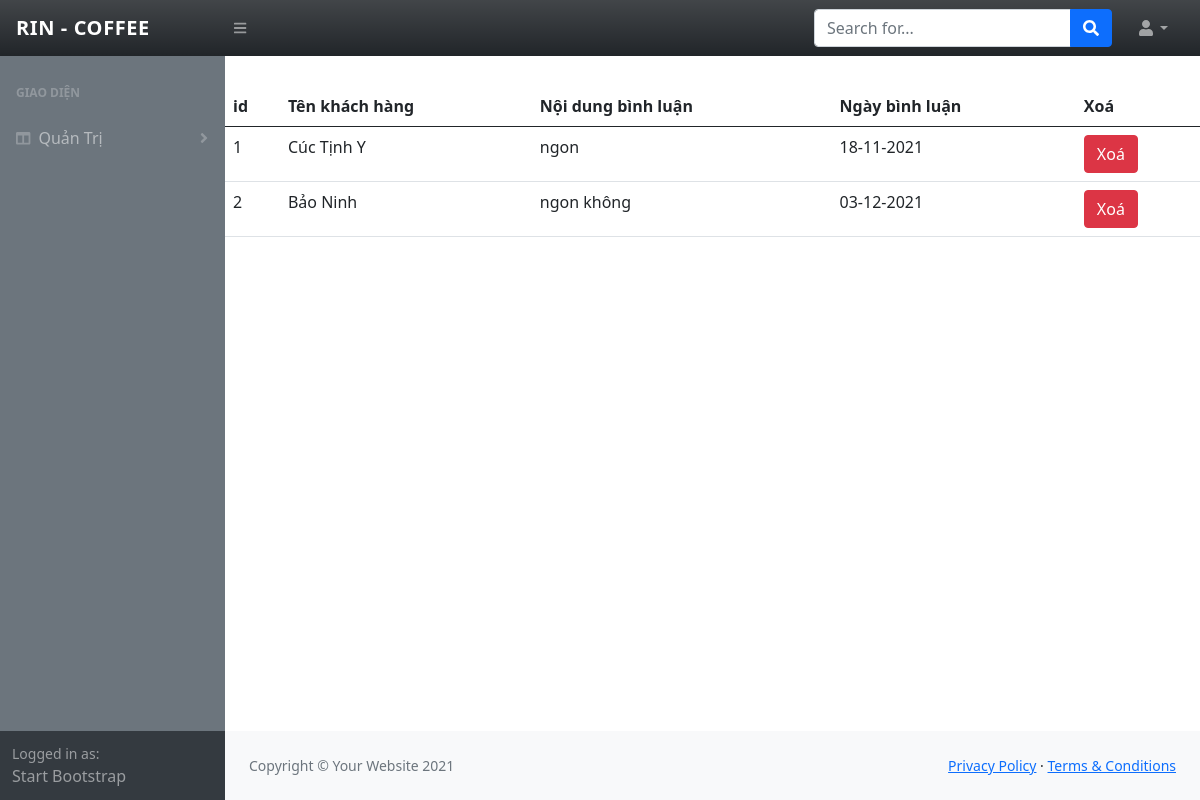
The app's page /admin/binhluan/admin_bl.php?id=3 with its own data.
### tables this page shows
CREATE TABLE `comment` (
  `cmtt_id` int(11) NOT NULL,
  `id_kh` int(11) NOT NULL,
  `id_sp` int(11) NOT NULL,
  `cmtt_nd` varchar(255) NOT NULL,
  `ngay_cmtt` varchar(255) NOT NULL
);

CREATE TABLE `khanh_hang` (
  `id_kh` int(11) NOT NULL,
  `ten_kh` varchar(255) NOT NULL,
  `sdt` varchar(255) NOT NULL,
  `email` varchar(255) NOT NULL,
  `anh` varchar(255) NOT NULL,
  `dia_chi` varchar(255) NOT NULL,
  `mk` int(11) NOT NULL,
  `kich_hoat` int(11) NOT NULL DEFAULT 1,
  `quyen` int(11) NOT NULL DEFAULT 2,
  `gioi_tinh` int(11) NOT NULL DEFAULT 1
);

### php/confice/db.php (called while the page is built, shortened)
<?php
    function return_array($sql){
        $connect = new mysqli(HOST,USERNAME,PASSWORD,DATABASE);
        mysqli_set_charset($connect, 'utf-8');
        $result = mysqli_query($connect,$sql);
        $data_list = [];
        while($row = mysqli_fetch_array($result, 1)){
            $data_list[] = $row;
        }
        return $data_list;
    }

### admin/binhluan/admin_bl.php (the view)
<?php
require_once "../../admin/layout_admin/header.php";
require_once "../../php/confice/db.php";
if (isset($_GET['id'])) {
    $id = $_GET['id'];
    $queryCmt = "SELECT * FROM `comment` INNER JOIN `khanh_hang` ON comment.id_kh = khanh_hang.id_kh WHERE comment.id_sp = $id";
    $dataCmt = return_array($queryCmt);
}
?>
<?php if (!empty($dataCmt)) { ?>
    <table class="table" style="margin: 30px 0px">
        <thead>
            <tr>
                <th scope="col">id</th>
                <th scope="col">Tên khách hàng</th>
                <th scope="col">Nội dung bình luận</th>
                <th scope="col">Ngày bình luận</th>
                <th scope="col">Xoá</th>
            </tr>
        </thead>
        <tbody>
            <?php
            $index = 1;
            foreach ($dataCmt as $key) { ?>
                <tr>
                    <td><?= $index++ ?></td>
                    <td><?= $key['ten_kh'] ?></td>
                    <td><?= $key['cmtt_nd'] ?></td>
                    <td><?= $key['ngay_cmtt'] ?></td>
                    <td><a class="btn btn-danger" onclick="return confirm('Bạn có muốn xoá khum')" href="delete.php?cmtt_id=<?php echo $key['cmtt_id']; ?>">Xoá</a></td>
                </tr>
            <?php } ?>
        </tbody>
    </table>
<?php } else { ?>
    <h4>Hiện Tại Chưa Có Bình Luận Cho Sản Phẩm này!</h4>
<?php } ?>
<?php
require_once "../../admin/layout_admin/footer.php";
?>

### records on screen
comment: id_kh.ten_kh "Cúc Tịnh Y", cmtt_nd "ngon", ngay_cmtt "18-11-2021"
comment: id_kh.ten_kh "Bảo Ninh", cmtt_nd "ngon không", ngay_cmtt "03-12-2021"
